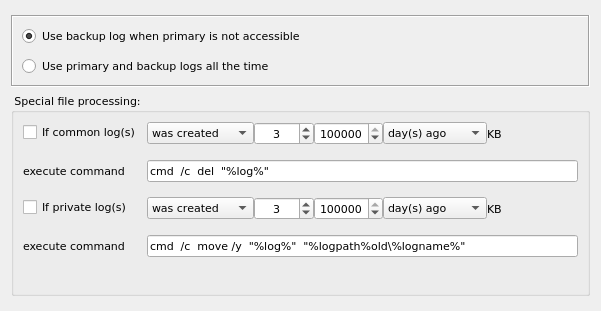
<?xml version="1.0" encoding="UTF-8"?>
<ui version="4.0">
 <class>LogProcessingOptionsWidget</class>
 <widget class="QWidget" name="LogProcessingOptionsWidget">
  <property name="geometry">
   <rect>
    <x>0</x>
    <y>0</y>
    <width>601</width>
    <height>311</height>
   </rect>
  </property>
  <property name="font">
   <font>
    <family>DejaVu Sans</family>
    <pointsize>8</pointsize>
   </font>
  </property>
  <property name="windowTitle">
   <string>Log processing</string>
  </property>
  <layout class="QVBoxLayout" name="verticalLayout" stretch="1,3">
   <property name="topMargin">
    <number>15</number>
   </property>
   <property name="bottomMargin">
    <number>15</number>
   </property>
   <item>
    <widget class="QFrame" name="frmLogProcessing">
     <property name="frameShape">
      <enum>QFrame::Box</enum>
     </property>
     <property name="frameShadow">
      <enum>QFrame::Sunken</enum>
     </property>
     <layout class="QVBoxLayout" name="verticalLayout_34">
      <property name="spacing">
       <number>10</number>
      </property>
      <property name="leftMargin">
       <number>9</number>
      </property>
      <property name="topMargin">
       <number>9</number>
      </property>
      <property name="rightMargin">
       <number>9</number>
      </property>
      <property name="bottomMargin">
       <number>9</number>
      </property>
      <item>
       <widget class="QRadioButton" name="rbLogProcessingBackup">
        <property name="text">
         <string>Use backup log when primary is not accessible</string>
        </property>
        <property name="checked">
         <bool>true</bool>
        </property>
       </widget>
      </item>
      <item>
       <widget class="QRadioButton" name="rbLogProcessingBoth">
        <property name="text">
         <string>Use primary and backup logs all the time</string>
        </property>
       </widget>
      </item>
     </layout>
    </widget>
   </item>
   <item>
    <widget class="QGroupBox" name="boxLogProcessingSpecial">
     <property name="title">
      <string> Special file processing: </string>
     </property>
     <layout class="QFormLayout" name="formLayout_5">
      <property name="verticalSpacing">
       <number>15</number>
      </property>
      <property name="bottomMargin">
       <number>0</number>
      </property>
      <item row="0" column="0">
       <widget class="QCheckBox" name="chkLogProcessingCommon">
        <property name="text">
         <string>If common log(s)</string>
        </property>
       </widget>
      </item>
      <item row="1" column="0">
       <widget class="QLabel" name="lblLogProcessingCommon">
        <property name="text">
         <string>execute command</string>
        </property>
       </widget>
      </item>
      <item row="1" column="1">
       <widget class="QLineEdit" name="editLogProcessingCommonCmd">
        <property name="text">
         <string>cmd  /c  del  &quot;%log%&quot;</string>
        </property>
       </widget>
      </item>
      <item row="2" column="0">
       <widget class="QCheckBox" name="chkLogProcessingPrivate">
        <property name="text">
         <string>If private log(s)</string>
        </property>
       </widget>
      </item>
      <item row="3" column="0">
       <widget class="QLabel" name="lblLogProcessingPrivate">
        <property name="text">
         <string>execute command</string>
        </property>
       </widget>
      </item>
      <item row="3" column="1">
       <widget class="QLineEdit" name="editLogProcessingPrivateCmd">
        <property name="text">
         <string>cmd  /c  move /y  &quot;%log%&quot;  &quot;%logpath%old\%logname%&quot;</string>
        </property>
       </widget>
      </item>
      <item row="0" column="1">
       <layout class="QHBoxLayout" name="horizontalLayout">
        <item>
         <widget class="QComboBox" name="cmbLogProcessingCommonCriteria">
          <item>
           <property name="text">
            <string>was created</string>
           </property>
          </item>
          <item>
           <property name="text">
            <string>is bigger than</string>
           </property>
          </item>
          <item>
           <property name="text">
            <string>is switching</string>
           </property>
          </item>
         </widget>
        </item>
        <item>
         <widget class="QSpinBox" name="spinLogProcessingCommonTime">
          <property name="sizePolicy">
           <sizepolicy hsizetype="Expanding" vsizetype="Fixed">
            <horstretch>0</horstretch>
            <verstretch>0</verstretch>
           </sizepolicy>
          </property>
          <property name="maximumSize">
           <size>
            <width>60</width>
            <height>16777215</height>
           </size>
          </property>
          <property name="alignment">
           <set>Qt::AlignCenter</set>
          </property>
          <property name="minimum">
           <number>1</number>
          </property>
          <property name="maximum">
           <number>48</number>
          </property>
          <property name="value">
           <number>3</number>
          </property>
         </widget>
        </item>
        <item>
         <widget class="QSpinBox" name="spinLogProcessingCommonSize">
          <property name="alignment">
           <set>Qt::AlignCenter</set>
          </property>
          <property name="minimum">
           <number>100</number>
          </property>
          <property name="maximum">
           <number>10000000</number>
          </property>
          <property name="singleStep">
           <number>100</number>
          </property>
          <property name="value">
           <number>600000</number>
          </property>
         </widget>
        </item>
        <item>
         <widget class="QComboBox" name="cmbLogProcessingCommonTime">
          <item>
           <property name="text">
            <string>day(s) ago</string>
           </property>
          </item>
          <item>
           <property name="text">
            <string>week(s) ago</string>
           </property>
          </item>
          <item>
           <property name="text">
            <string>month(s) ago</string>
           </property>
          </item>
          <item>
           <property name="text">
            <string>year(s) ago</string>
           </property>
          </item>
         </widget>
        </item>
        <item>
         <widget class="QLabel" name="lblLogProcessingKb_2">
          <property name="text">
           <string>KB</string>
          </property>
         </widget>
        </item>
        <item>
         <spacer name="horizontalSpacer">
          <property name="orientation">
           <enum>Qt::Horizontal</enum>
          </property>
          <property name="sizeHint" stdset="0">
           <size>
            <width>40</width>
            <height>20</height>
           </size>
          </property>
         </spacer>
        </item>
       </layout>
      </item>
      <item row="2" column="1">
       <layout class="QHBoxLayout" name="horizontalLayout_2">
        <item>
         <widget class="QComboBox" name="cmbLogProcessingPrivateCriteria">
          <item>
           <property name="text">
            <string>was created</string>
           </property>
          </item>
          <item>
           <property name="text">
            <string>is bigger than</string>
           </property>
          </item>
          <item>
           <property name="text">
            <string>is switching</string>
           </property>
          </item>
         </widget>
        </item>
        <item>
         <widget class="QSpinBox" name="spinLogProcessingTime">
          <property name="sizePolicy">
           <sizepolicy hsizetype="Expanding" vsizetype="Fixed">
            <horstretch>0</horstretch>
            <verstretch>0</verstretch>
           </sizepolicy>
          </property>
          <property name="maximumSize">
           <size>
            <width>60</width>
            <height>16777215</height>
           </size>
          </property>
          <property name="alignment">
           <set>Qt::AlignCenter</set>
          </property>
          <property name="minimum">
           <number>1</number>
          </property>
          <property name="maximum">
           <number>48</number>
          </property>
          <property name="value">
           <number>3</number>
          </property>
         </widget>
        </item>
        <item>
         <widget class="QSpinBox" name="spinLogProcessingSize">
          <property name="alignment">
           <set>Qt::AlignCenter</set>
          </property>
          <property name="minimum">
           <number>100</number>
          </property>
          <property name="maximum">
           <number>10000000</number>
          </property>
          <property name="singleStep">
           <number>100</number>
          </property>
          <property name="value">
           <number>200000</number>
          </property>
         </widget>
        </item>
        <item>
         <widget class="QComboBox" name="cmbLogProcessingTime">
          <item>
           <property name="text">
            <string>day(s) ago</string>
           </property>
          </item>
          <item>
           <property name="text">
            <string>week(s) ago</string>
           </property>
          </item>
          <item>
           <property name="text">
            <string>month(s) ago</string>
           </property>
          </item>
          <item>
           <property name="text">
            <string>year(s) ago</string>
           </property>
          </item>
         </widget>
        </item>
        <item>
         <widget class="QLabel" name="lblLogProcessingKb">
          <property name="text">
           <string>KB</string>
          </property>
         </widget>
        </item>
        <item>
         <spacer name="horizontalSpacer_2">
          <property name="orientation">
           <enum>Qt::Horizontal</enum>
          </property>
          <property name="sizeHint" stdset="0">
           <size>
            <width>40</width>
            <height>20</height>
           </size>
          </property>
         </spacer>
        </item>
       </layout>
      </item>
     </layout>
    </widget>
   </item>
  </layout>
 </widget>
 <resources/>
 <connections/>
</ui>
